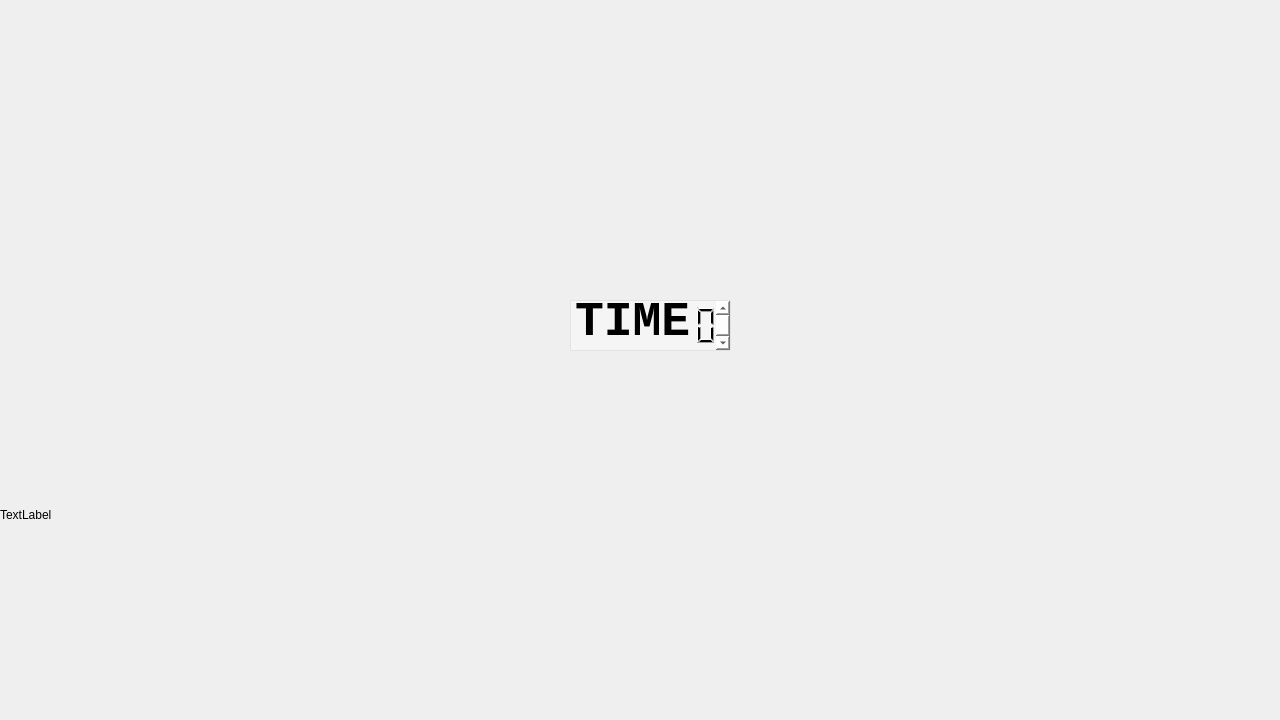
<?xml version="1.0" encoding="UTF-8"?>
<ui version="4.0">
 <class>gamePage</class>
 <widget class="QWidget" name="gamePage">
  <property name="geometry">
   <rect>
    <x>0</x>
    <y>0</y>
    <width>1280</width>
    <height>720</height>
   </rect>
  </property>
  <property name="minimumSize">
   <size>
    <width>1280</width>
    <height>720</height>
   </size>
  </property>
  <property name="maximumSize">
   <size>
    <width>1280</width>
    <height>720</height>
   </size>
  </property>
  <property name="windowTitle">
   <string>taiko</string>
  </property>
  <widget class="QGraphicsView" name="graphicsView">
   <property name="geometry">
    <rect>
     <x>0</x>
     <y>0</y>
     <width>1280</width>
     <height>310</height>
    </rect>
   </property>
   <property name="minimumSize">
    <size>
     <width>1280</width>
     <height>310</height>
    </size>
   </property>
   <property name="maximumSize">
    <size>
     <width>1280</width>
     <height>720</height>
    </size>
   </property>
   <property name="styleSheet">
    <string notr="true">background-color: rgba(255, 255, 255, 0);</string>
   </property>
   <property name="verticalScrollBarPolicy">
    <enum>Qt::ScrollBarAlwaysOff</enum>
   </property>
   <property name="horizontalScrollBarPolicy">
    <enum>Qt::ScrollBarAlwaysOff</enum>
   </property>
   <property name="alignment">
    <set>Qt::AlignHCenter|Qt::AlignTop</set>
   </property>
  </widget>
  <widget class="QLabel" name="label">
   <property name="geometry">
    <rect>
     <x>0</x>
     <y>310</y>
     <width>1280</width>
     <height>410</height>
    </rect>
   </property>
   <property name="maximumSize">
    <size>
     <width>1280</width>
     <height>720</height>
    </size>
   </property>
   <property name="layoutDirection">
    <enum>Qt::LeftToRight</enum>
   </property>
   <property name="text">
    <string>TextLabel</string>
   </property>
  </widget>
  <widget class="QLabel" name="label_2">
   <property name="geometry">
    <rect>
     <x>90</x>
     <y>60</y>
     <width>200</width>
     <height>200</height>
    </rect>
   </property>
   <property name="styleSheet">
    <string notr="true">background-image: url(:/background/red_circle_light.png);</string>
   </property>
   <property name="text">
    <string/>
   </property>
  </widget>
  <widget class="QLabel" name="label_3">
   <property name="geometry">
    <rect>
     <x>0</x>
     <y>-10</y>
     <width>1281</width>
     <height>331</height>
    </rect>
   </property>
   <property name="styleSheet">
    <string notr="true">background-image: url(:/background/sfieldbg.png);</string>
   </property>
   <property name="text">
    <string/>
   </property>
  </widget>
  <widget class="QLCDNumber" name="lcdTime">
   <property name="geometry">
    <rect>
     <x>610</x>
     <y>300</y>
     <width>111</width>
     <height>51</height>
    </rect>
   </property>
   <property name="layoutDirection">
    <enum>Qt::LeftToRight</enum>
   </property>
   <property name="frameShape">
    <enum>QFrame::NoFrame</enum>
   </property>
   <property name="lineWidth">
    <number>3</number>
   </property>
   <property name="midLineWidth">
    <number>3</number>
   </property>
  </widget>
  <widget class="QTextBrowser" name="textBrowser">
   <property name="geometry">
    <rect>
     <x>570</x>
     <y>300</y>
     <width>161</width>
     <height>51</height>
    </rect>
   </property>
   <property name="font">
    <font>
     <family>Courier New</family>
     <pointsize>18</pointsize>
     <weight>75</weight>
     <bold>true</bold>
    </font>
   </property>
   <property name="styleSheet">
    <string notr="true">background-color: rgba(255, 255, 255, 97);</string>
   </property>
   <property name="html">
    <string>&lt;!DOCTYPE HTML PUBLIC &quot;-//W3C//DTD HTML 4.0//EN&quot; &quot;http://www.w3.org/TR/REC-html40/strict.dtd&quot;&gt;
&lt;html&gt;&lt;head&gt;&lt;meta name=&quot;qrichtext&quot; content=&quot;1&quot; /&gt;&lt;style type=&quot;text/css&quot;&gt;
p, li { white-space: pre-wrap; }
&lt;/style&gt;&lt;/head&gt;&lt;body style=&quot; font-family:'Courier New'; font-size:18pt; font-weight:600; font-style:normal;&quot;&gt;
&lt;p style=&quot; margin-top:0px; margin-bottom:0px; margin-left:0px; margin-right:0px; -qt-block-indent:0; text-indent:0px;&quot;&gt;&lt;span style=&quot; font-size:36pt;&quot;&gt;TIME&lt;/span&gt;&lt;/p&gt;&lt;/body&gt;&lt;/html&gt;</string>
   </property>
  </widget>
  <zorder>label_3</zorder>
  <zorder>label</zorder>
  <zorder>label_2</zorder>
  <zorder>graphicsView</zorder>
  <zorder>textBrowser</zorder>
  <zorder>lcdTime</zorder>
 </widget>
 <resources/>
 <connections/>
</ui>
